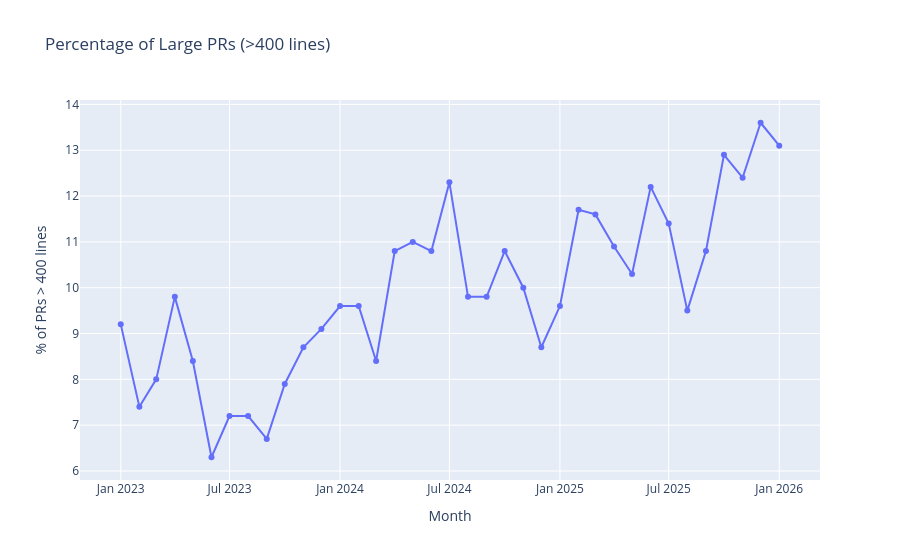

The cell this chart's notebook holds for it:
### Code cell
# Percentage of large PRs over time
fig = px.line(df_size, x='month', y='pct_large',
              title='Percentage of Large PRs (>400 lines)',
              markers=True)
fig.update_layout(yaxis_title='% of PRs > 400 lines', xaxis_title='Month')
fig.show()

# Current baseline
recent_12mo = df_size[df_size['month_dt'] >= df_size['month_dt'].max() - pd.DateOffset(months=12)]
avg_pct_large = recent_12mo['pct_large'].mean()
print(f"\nBaseline: {avg_pct_large:.1f}% of PRs are >400 lines (last 12 months)")

### Figure 1 — Plotly figure (JSON) as saved in the notebook; plotly's stock layout.template omitted (floating-point values rounded to 4 significant figures)
{"data": [{"hovertemplate": "month=%{x}<br>pct_large=%{y}<extra></extra>", "legendgroup": "", "line": {"color": "#636efa", "dash": "solid"}, "marker": {"symbol": "circle"}, "mode": "lines+markers", "name": "", "orientation": "v", "showlegend": false, "type": "scatter", "x": ["2023-01-01", "2023-02-01", "2023-03-01", "2023-04-01", "2023-05-01", "2023-06-01", "2023-07-01", "2023-08-01", "2023-09-01", "2023-10-01", "2023-11-01", "2023-12-01", "2024-01-01", "2024-02-01", "2024-03-01", "2024-04-01", "2024-05-01", "2024-06-01", "2024-07-01", "2024-08-01", "2024-09-01", "2024-10-01", "2024-11-01", "2024-12-01", "2025-01-01", "2025-02-01", "2025-03-01", "2025-04-01", "2025-05-01", "2025-06-01", "2025-07-01", "2025-08-01", "2025-09-01", "2025-10-01", "2025-11-01", "2025-12-01", "2026-01-01"], "xaxis": "x", "y": [9.2, 7.4, 8.0, 9.8, 8.4, 6.3, 7.2, 7.2, 6.7, 7.9, 8.7, 9.1, 9.6, 9.6, 8.4, 10.8, 11.0, 10.8, 12.3, 9.8, 9.8, 10.8, 10.0, 8.7, 9.6, 11.7, 11.6, 10.9, 10.3, 12.2, 11.4, 9.5, 10.8, 12.9, 12.4, 13.6, 13.1], "yaxis": "y"}], "layout": {"legend": {"tracegroupgap": 0}, "title": {"text": "Percentage of Large PRs (>400 lines)"}, "xaxis": {"anchor": "y", "domain": [0, 1], "title": {"text": "Month"}}, "yaxis": {"anchor": "x", "domain": [0, 1], "title": {"text": "% of PRs > 400 lines"}}}}
